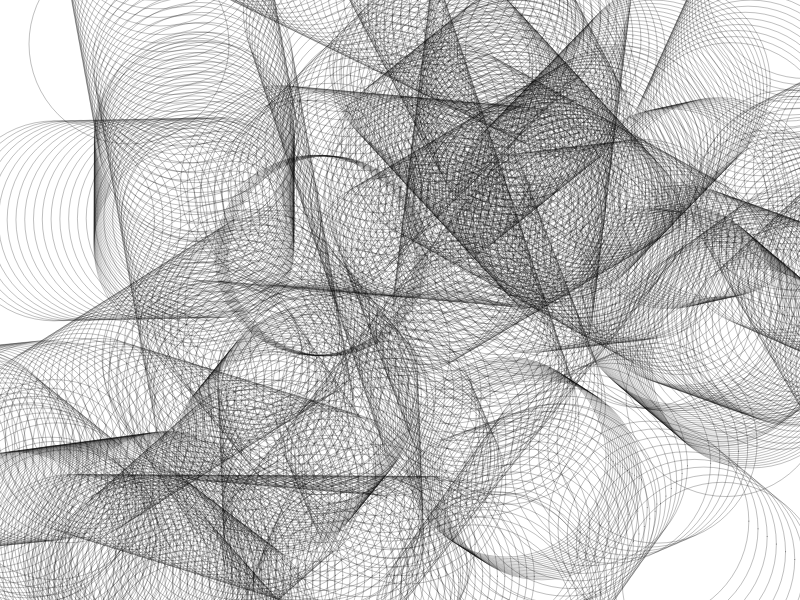
Frame 1 (no input)
Frame 60 (no input): identical to frame 1, image omitted
Frame 120 (the mouse pressed at the canvas centre since frame 60): identical to frame 1, image omitted

The p5.js sketch that drew this single still picture (run headless with seeded random() and noise() and a simulated clock; from frame 60 on, the mouse is pressed at the canvas centre):

// p5.js sketch
// ── sketch.js
const TIME_DELTA = 1000;
const COLLECTION_COUNT = 55;

var count = 0;
var totalTime = 0;

function perTimer() {
    totalTime += TIME_DELTA;
    var radius = displayWidth / 4;
    if (totalTime > TIME_DELTA * 5) {
        delayedDrawCircles(Math.random()*displayWidth, Math.random()*displayHeight, (-10 + Math.random()*20), (-10 + Math.random()*20), radius, Math.random()*50);
        totalTime = 0;
    }
}

var CENTER_X;
var CENTER_Y;

function sleep(ms) {
  return new Promise(resolve => setTimeout(resolve, ms));
}

function drawCircles(xOffset, yOffset, xDelta, yDelta, radius, count) {
    for (let i = 0; i < count; i++) {
        ellipse(xOffset + xDelta*i, yOffset + yDelta*i, radius, radius);
    }
}

async function delayedDrawCircles(xOffset, yOffset, xDelta, yDelta, radius, count) {
    for (let i = 0; i < count; i++) {
        ellipse(xOffset + xDelta*i, yOffset + yDelta*i, radius, radius);
        await sleep(10);
    }
}

function setup() {
    createCanvas(displayWidth, displayHeight);
    background(255);
    noFill();
    stroke('rgba(0,0,0,0.25)');
    // The sun osc
    CENTER_X = displayWidth / 2;
    CENTER_Y = displayHeight / 2;

    var radius = displayWidth / 4;
    ellipse(CENTER_X - radius/2, CENTER_Y - radius/2, radius, radius);

    radius = displayWidth / 4;
    ellipse(CENTER_X - radius/4, CENTER_Y + radius/4, radius, radius);

    for (let i = 0; i < COLLECTION_COUNT; i++) {
        drawCircles(Math.random()*displayWidth, Math.random()*displayHeight, (-10 + Math.random()*20), (-10 + Math.random()*20), radius, Math.random()*50);
    }


    // drawCircles(-radius/4, radius/4, 10, 10, radius, 20);
    // drawCircles(-radius/4, radius/4, -10, 10, radius, 20);
    // drawCircles(radius/4, -radius/4, -10, 10, radius, 20);
    // drawCircles(radius/4, -radius/4, 10, 10, radius, 20);
    // drawCircles(radius/4, radius/4, 10, 10, radius, 40);
    //
    // drawCircles(radius/4, radius/4, 13, -10, radius, 40);
    // // drawCircles(radius/4, radius/4, 1, -1, radius, 420);
    // drawCircles(radius/4-10, radius/4-10, 0, -10, radius, 42);
    // drawCircles(radius/4-10, radius/4-10, 10, 0, radius, 42);
    // // drawCircles(radius/4, radius/4, 10, 0, radius, 42);



    // for (let i = 0; i < 20; i++) {
        // ellipse(CENTER_X + radius/4 + 10*i, CENTER_Y + radius/4 - 10*i, radius, radius);
    // }
    // beginShape();
    // let resolution = 260;
    // for (let a = 0; a <= 2*Math.PI; a += 2*Math.PI/resolution) {
    //     nVal = map(noise( cos(a)*nInt+1, sin(a)*nInt+1, t ), 0.0, 1.0, nAmp, 1.0); // map noise value to match the amplitude
    //
    //     x = cos(a)*rad *nVal;
    //     y = sin(a)*rad *nVal;
    //
    //     //    x = map(a, 0,TWO_PI, 0,width);
    //     //    y = sin(a)*rad *nVal +height/2;
    //
    //     //    vertex(prevX, prevY);
    //     vertex(x, y);
    //
    //     //    line(x,y,x,height);
    //
    //     //    prevX = x;
    //     //    prevY = y;
    // }
    // endShape(CLOSE);


    setInterval(perTimer, TIME_DELTA);
}


function draw() {
    // clear();
}
